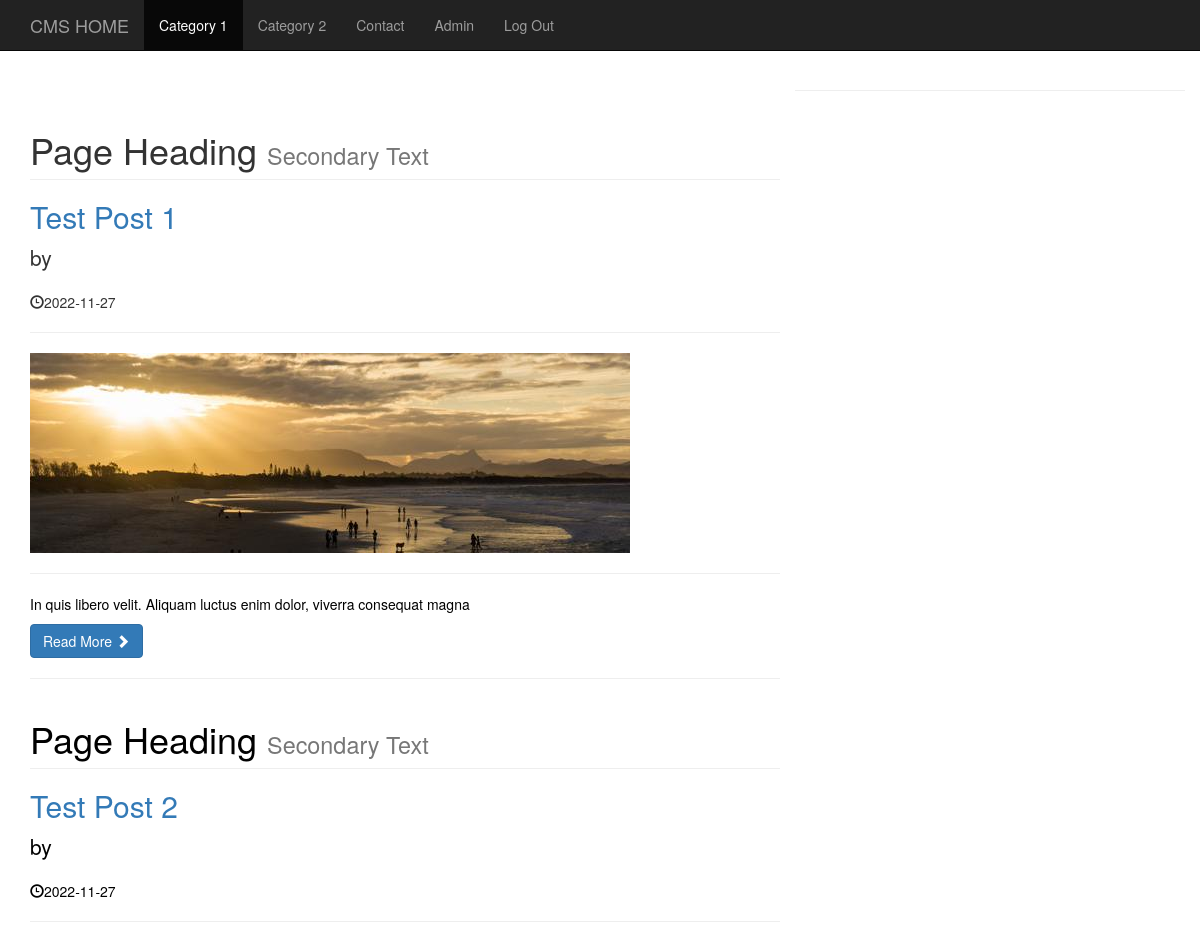
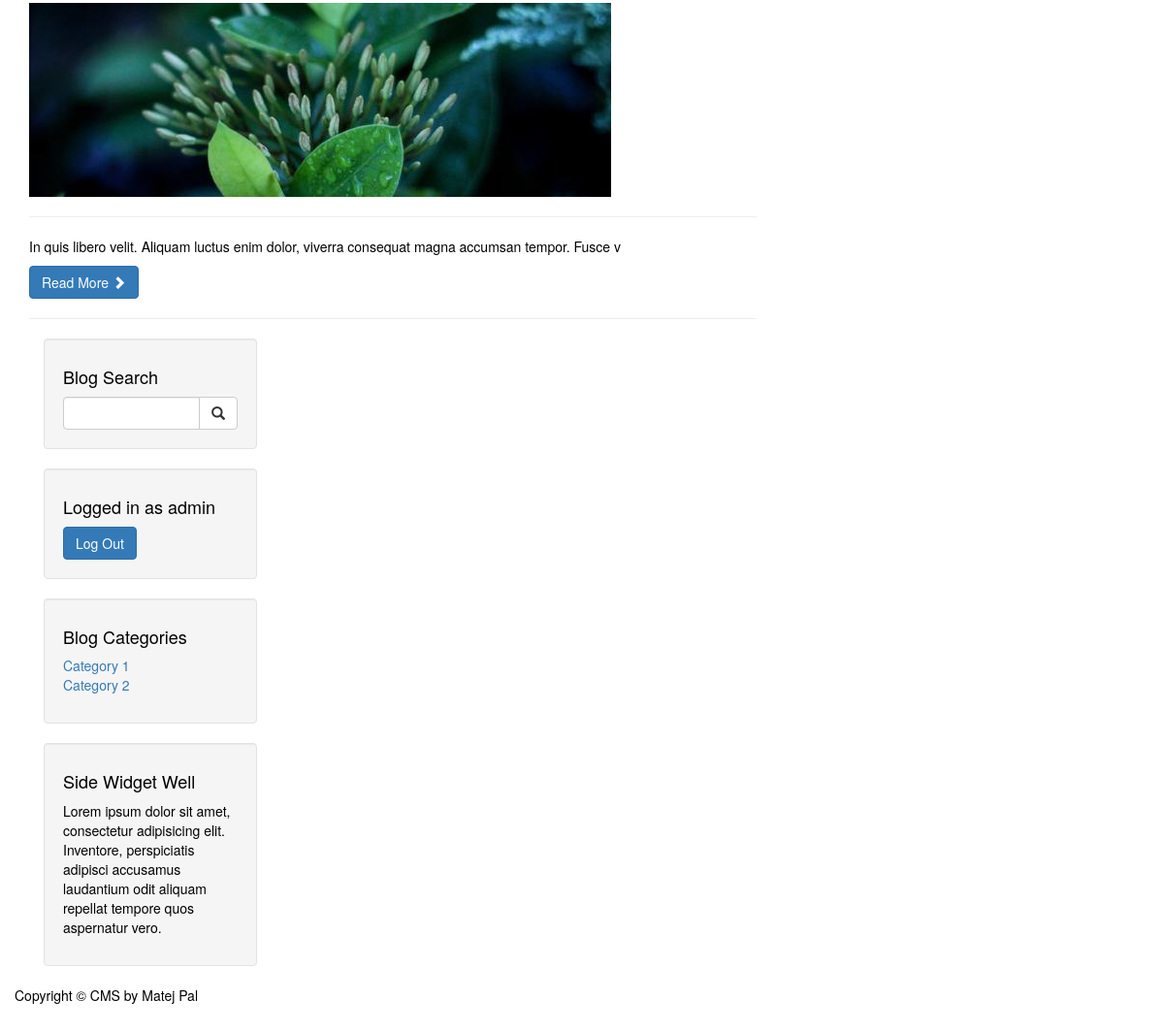
The page /category/14 (signed in) on the database its author committed (2 pictures, top to bottom).
### tables this page shows
CREATE TABLE `categories` (
  `cat_id` int(3) NOT NULL,
  `user_id` int(11) NOT NULL,
  `cat_title` varchar(255) NOT NULL
);

CREATE TABLE `posts` (
  `post_id` int(4) NOT NULL,
  `post_category_id` int(3) NOT NULL,
  `user_id` int(11) NOT NULL,
  `post_title` varchar(255) NOT NULL,
  `post_author` varchar(255) NOT NULL,
  `post_user` varchar(255) NOT NULL,
  `post_date` date NOT NULL,
  `post_image` text NOT NULL,
  `post_content` longtext NOT NULL,
  `post_tags` varchar(255) NOT NULL,
  `post_comment_count` int(11) NOT NULL,
  `post_status` varchar(255) NOT NULL DEFAULT 'draft',
  `post_view_count` int(11) NOT NULL,
  `likes` int(11) NOT NULL
);

### admin/function.php (called while the page is built, shortened)
<?php
function isLoggedIn(){
    if(isset($_SESSION["user_role"])){
        return true;
    }
    return false;
}
function escape($string){
global $connection;
return mysqli_real_escape_string($connection, trim($string));
}

### category.php (the view, shortened to what this page needs)
<?php include "includes/header.php" ?>
<?php include "includes/navigation.php" ?>
<div class="container">
    <div class="row">
        <div class="col-md-8">
            <?php
    if(isset($_GET["category"])){
        $post_category_id = escape($_GET["category"]);
        if(isset($_SESSION["user_role"]) && $_SESSION["user_role"] == "admin"){
            $query = "SELECT * FROM posts WHERE post_category_id = $post_category_id";
        } else {
            $query = "SELECT * FROM posts WHERE post_category_id = $post_category_id AND post_status = 'published'";
        }
            $select_all_posts_query = mysqli_query($connection, $query);
            if(mysqli_num_rows($select_all_posts_query) < 1){
                echo "<h2 class='text-center'>No Posts in this Category</h2>";
            } else {
            while ($row = mysqli_fetch_assoc($select_all_posts_query)) {
                $post_id      = $row["post_id"];
                $post_title   = $row["post_title"];
                $post_author  = $row["post_author"];
                $post_date    = $row["post_date"];
                $post_image   = $row["post_image"];
                $post_content = substr($row["post_content"],0,100);
            ?>
                <h1 class="page-header">
                    Page Heading
                    <small>Secondary Text</small>
                </h1>
                <h2>
                    <a href="post.php?p_id=<?php echo $post_id; ?>"><?php echo $post_title ?></a>
                </h2>
                <p class="lead">
                    by <a href="index.php"><?php echo $post_author ?></a>
                </p>
                <p><span class="glyphicon glyphicon-time"></span><?php echo $post_date ?></p>
                <hr>
                <a href="post.php?p_id=<?php echo $post_id; ?>">
                    <img class="img-responsive" src="images/<?php echo $post_image ?>" alt="" >
                </a>
                <hr>
                <p><?php echo $post_content ?></p>
                <a class="btn btn-primary" href="#">Read More <span class="glyphicon glyphicon-chevron-right"></span></a>
                <hr>
            <?php  }} }else {
                header("Location: index.php");
            }  ?>
        </div>
        <?php include "includes/sidebar.php" ?>
    </div>
    <hr>
        <?php include "includes/footer.php" ?>

### includes/navigation.php (shortened to what this page needs)
<nav class="navbar navbar-inverse navbar-fixed-top" role="navigation">
    <div class="container">
        <div class="navbar-header">
            <a class="navbar-brand" href="/cms/">CMS HOME</a>
        </div>
        <div class="collapse navbar-collapse" id="bs-example-navbar-collapse-1">
            <ul class="nav navbar-nav">
                <?php
                $query = "SELECT * FROM categories ";
                $select_all_categories_query = mysqli_query($connection, $query);
                while ($row = mysqli_fetch_assoc($select_all_categories_query)) {
                    $cat_title = $row["cat_title"];
                    $cat_id    = $row["cat_id"];
                    $category_class = "";
                    $contact_class = "";
                    $pageName = basename($_SERVER["PHP_SELF"]);
                    $registration = "registration.php";
                    $contact = "contact.php";
                    $login = "login.php";
                    if(isset($_GET["category"]) && $_GET["category"] == $cat_id){
                        $category_class = "active";
                    } elseif ($pageName == $registration) {
                        $registration_class = "active";
                    }elseif ($pageName == $contact) {
                        $contact_class = "active";
                    }elseif ($pageName == $login) {
                        $login_class = "active";
                    }
                    echo "<li class='$category_class'><a href='/cms/category/$cat_id'>{$cat_title}</a></li>";
                }
                ?>
                <li class="<?php echo $contact_class ?>">
                    <a href="/cms/contact">Contact</a>
                </li>
                <?php if(isLoggedIn()): ?>
                    <li>
                        <a href="/cms/admin/">Admin</a>
                    </li>
                    <li>
                        <a href="/cms/includes/logout.php">Log Out</a>
                    </li>
                <?php endif; ?>
            </ul>
        </div>
    </div>
</nav>

### includes/sidebar.php (shortened to what this page needs)
<div class="col-md-4">
    <div class="well">
        <h4>Blog Search</h4>
        <form action="search.php" method="post">
            <div class=" input-group">
                <input name="search" type="text" class="form-control">
                <span class="input-group-btn">
                    <button name="submit" class="btn btn-default" type="submit">
                        <span class="glyphicon glyphicon-search"></span>
                    </button>
                </span>
            </div>
        </form>
    </div>
    <div class="well">
        <?php if(isset($_SESSION["user_role"])): ?>
            <h4>Logged in as <?php echo $_SESSION["username"] ?></h4>
            <a href="/cms/includes/logout.php" class="btn btn-primary">Log Out</a>
        <?php endif; ?>
    </div>
    <?php
    $query = "SELECT * FROM categories";
    $select_categories_sidebar = mysqli_query($connection, $query);
    ?>
    <div class="well">
        <h4>Blog Categories</h4>
        <div class="row">
            <div class="col-lg-12">
                <ul class="list-unstyled">
                    <?php
                    while ($row = mysqli_fetch_assoc($select_categories_sidebar)) {
                        $cat_title = $row["cat_title"];
                        $cat_id = $row["cat_id"];
                        echo "<li><a href='category.php?category=$cat_id'>{$cat_title}</a></li>";
                    }
                    ?>
                </ul>
            </div>
        </div>
    </div>
    <?php include "widget.php"; ?>
</div>

### css/blog-home.css (style rules this page uses)
body { padding-top: 70px; }

### rows shown on the page
categories: cat_title "Category 1"
categories: cat_title "Category 2"
posts: post_title "Test Post 1", post_date "2022-11-27", post_image (picture), post_content "In quis libero velit. Aliquam luctus enim dolor, viverra consequat magna"
posts: post_title "Test Post 2", post_date "2022-11-27", post_image (picture), post_content "In quis libero velit. Aliquam luctus enim dolor, viverra consequat magna accumsan tempor. Fusce v"

### other values the page prints
$_SESSION["username"] "admin"
